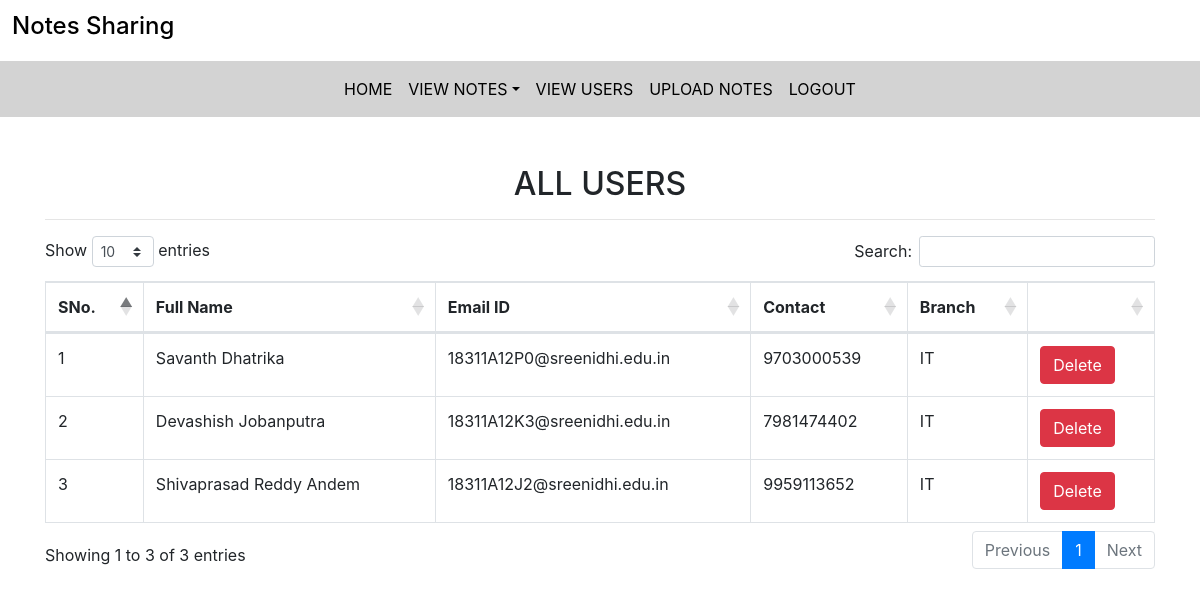
The page /t_viewusers (signed in) on the database its author committed.
### notes/models.py (models this page shows, shortened)
class Person(models.Model):
    user=models.OneToOneField(User,on_delete=models.CASCADE)
    rollno=models.CharField(max_length=10,default="null")
    contact=models.CharField(max_length=10,default="null")
    batch=models.CharField(max_length=4,default="null")
    branch=models.CharField(max_length=30,default="null")
    section=models.CharField(max_length=1,default="n")

### notes/views.py (the view)
# urls.py: path('t_viewusers',t_viewusers,name='t_viewusers'),
def t_viewusers(request):
    if not request.user.is_authenticated:
        return redirect('teacher_login')
    persons_obj=[]
    for p in Person.objects.all():
        if p.user.is_staff==False:
            persons_obj.append(p)
    d={'persons_obj':persons_obj}
    return render(request,'t_viewusers.html',d)

### notes/templates/t_viewusers.html (shortened to what this page needs)
{% extends 'teacher_nav.html' %}
{% load static%}
{% block body %}
<link rel="stylesheet" href="https://cdnjs.cloudflare.com/ajax/libs/twitter-bootstrap/4.5.2/css/bootstrap.css">
<link rel="stylesheet" href="https://cdn.datatables.net/1.11.3/css/dataTables.bootstrap4.min.css">
<div class="container mt-5">
    <h2 class="text-center">ALL USERS</h2>
    <hr>
    <table class="table table-bordered" id="myTable">
        <thead>
            <tr>
                <th>SNo.</th>
                <th>Full Name</th>
                <th>Email ID</th>
                <th>Contact</th>
                <th>Branch</th>
                <th></th>
            </tr>
        </thead>
        <tbody>
            {% for p in persons_obj %}
            <tr>
                <td>{{forloop.counter}}</td>
                <td style="text-transform: capitalize;">{{p.user.first_name}} {{p.user.last_name}}</td>
                <td>{{p.user.username}}</td>
                <td>{{p.contact}}</td>
                <td>{{p.branch}}</td>
                <td><a href="{% url 't_deleteusers' p.user.id %}" class="btn btn-danger" onclick="return confirm('Do you want to delete {{p.user.username}} ?')">Delete</a></td>
            </tr>
            {% endfor %}
        </tbody>
    </table>
</div>
{% endblock %}

### rows shown on the page
Person: user.first_name "Savanth", user.last_name "Dhatrika", user.username "18311A12P0@sreenidhi.edu.in", contact "9703000539", branch "IT"
Person: user.first_name "Devashish", user.last_name "Jobanputra", user.username "18311A12K3@sreenidhi.edu.in", contact "7981474402", branch "IT"
Person: user.first_name "Shivaprasad", user.last_name "Reddy Andem", user.username "18311A12J2@sreenidhi.edu.in", contact "9959113652", branch "IT"
